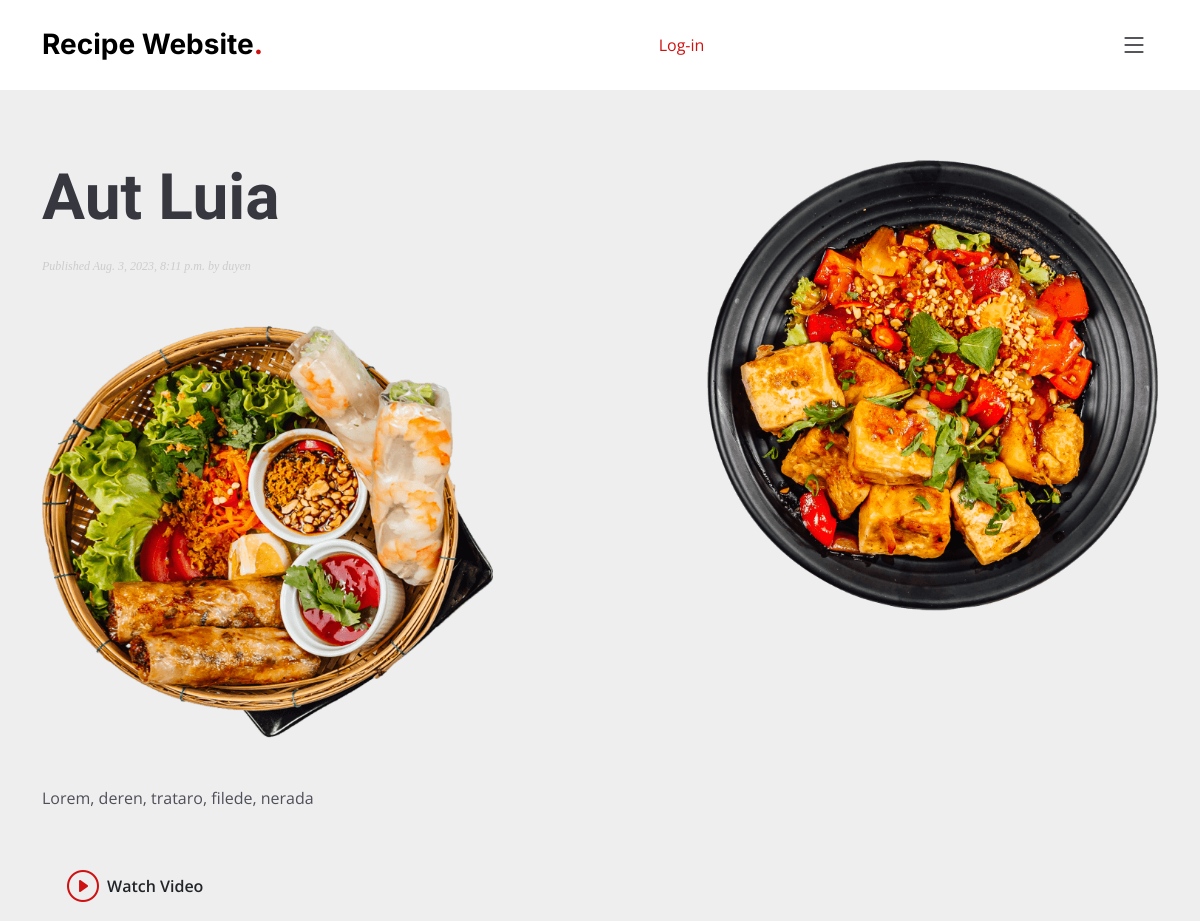
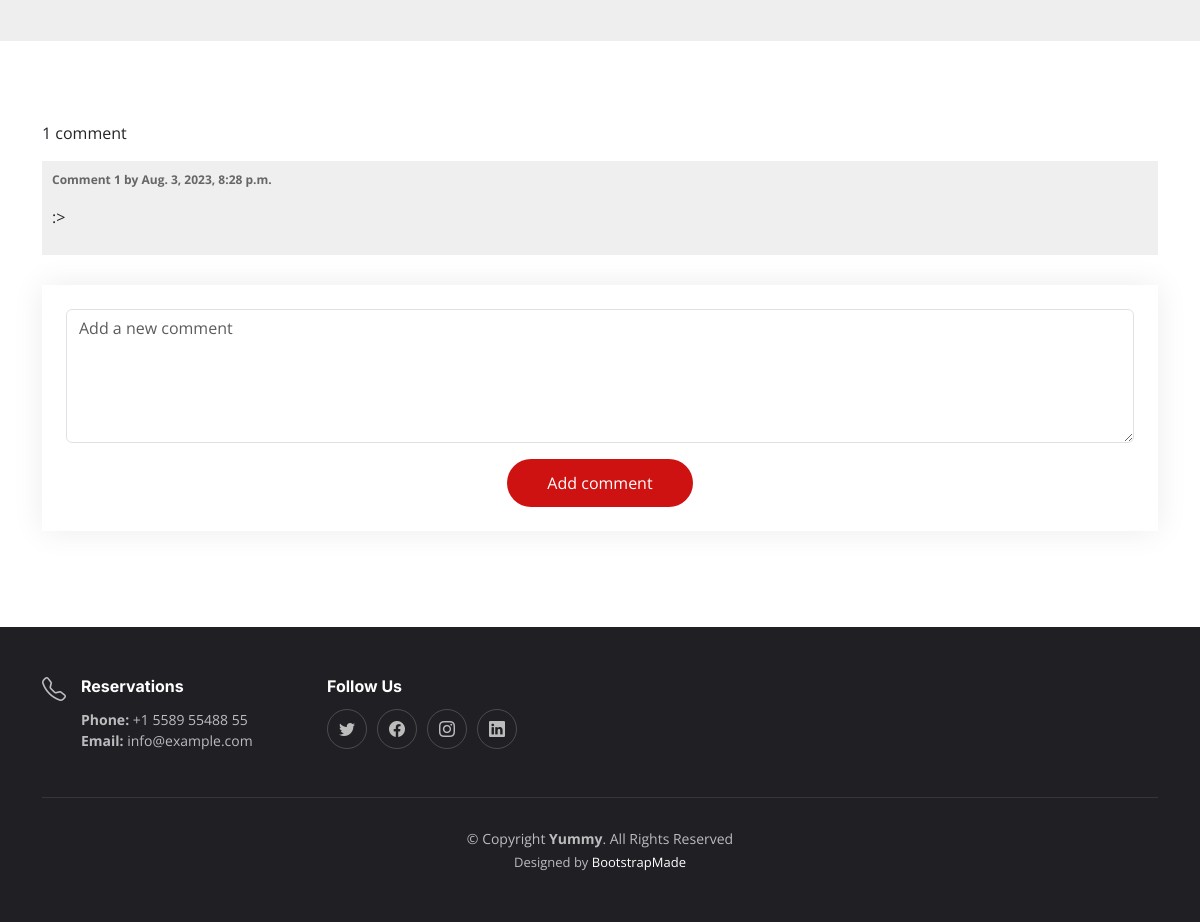
The app's page /menu/2023/8/3/aut-luia/ with its own data (2 pictures, top to bottom).
### recipe/models.py (models this page shows, shortened)
class Post(models.Model):
    STATUS_CHOICES = ( ('draft', 'Draft'), ('published', 'Published'), )
    title = models.CharField(max_length=250)
    slug = models.SlugField(max_length=250, unique_for_date='publish')
    author = models.ForeignKey(User, on_delete=models.CASCADE, related_name='recipe_posts')
    body = models.TextField()
    image = models.ImageField(upload_to='posts/image/%Y/%m/%d/')
    video = models.FileField(upload_to='posts/video/%Y/%m/%d/')
    url = models.URLField()
    publish = models.DateTimeField(default=timezone.now)
    created = models.DateTimeField(auto_now_add=True)
    updated = models.DateTimeField(auto_now=True)
    status = models.CharField(max_length=10, choices=STATUS_CHOICES, default='draft')
    objects = models.Manager() # The default manager.
    published = PublishedManager() # Our custom manager.
    class Meta:
        ordering = ('-publish',)
    def get_absolute_url(self):
        return reverse('recipe:post_detail', args=[self.publish.year, self.publish.month, self.publish.day, self.slug])

class Comment(models.Model):
    post = models.ForeignKey(Post, on_delete=models.CASCADE, related_name='comments')
    name = models.CharField(max_length=80)
    email = models.EmailField()
    body = models.TextField()
    created = models.DateTimeField(auto_now_add=True)
    updated = models.DateTimeField(auto_now=True)
    active = models.BooleanField(default=True)
    class Meta:
        ordering = ('created',)

### recipe/views.py (the view)
# urls.py: path('<int:year>/<int:month>/<int:day>/<slug:post>/', views.post_detail, name='post_detail'),
def post_detail(request, year, month, day, post):
    post = get_object_or_404(Post, slug=post,
                             status='published',
                             publish__year=year,
                             publish__month=month,
                             publish__day=day)
    comments = post.comments.filter(active=True)
    new_comment = None
    if request.method == 'POST':
        comment_form = CommentForm(data=request.POST)
        if comment_form.is_valid():
            new_comment = comment_form.save(commit=False)
            new_comment.post = post
            new_comment.save()
    else:
        comment_form = CommentForm()
    return render(request, 'recipe/post/detail.html', {'post': post,
                                                       'comments': comments,
                                                       'new_comment': new_comment,
                                                       'comment_form': comment_form})

### recipe/forms.py
class CommentForm(forms.ModelForm):
    class Meta:
        model = Comment
        fields = ('body', )

### recipe/templates/recipe/post/detail.html (shortened to what this page needs)
{% extends "base.html" %}
{% block content %}
    <section id="menu" class="hero d-flex align-items-center section-bg">
        <div class="container">
            <div class="row justify-content-between gy-5">
                <div class="col-lg-5 order-2 order-lg-1 d-flex flex-column justify-content-center align-items-center align-items-lg-start text-center text-lg-start">
                    <h2 data-aos="fade-up">{{ post.title }}<br></h2>
                    <p class="date"> Published {{ post.publish }} by {{ post.author }} </p>
                    <a href="{{ post.get_absolute_url }}"><img src="{{ post.image.url }}" class="menu-img img-fluid" alt=""></a>
                    <p data-aos="fade-up" data-aos-delay="100">{{ post.body|linebreaks }}</p>
                    <div class="d-flex" data-aos="fade-up" data-aos-delay="200">
                        <a href="{{ post.video.url }}" class="glightbox btn-watch-video d-flex align-items-center"><i class="bi bi-play-circle"></i><span>Watch Video</span></a>
                    </div>
                </div>
                <div class="col-lg-5 order-1 order-lg-2 text-center text-lg-start">
                    <img src="assets/img/hero-img.png" class="img-fluid" alt="" data-aos="zoom-out" data-aos-delay="300">
                </div>
            </div>
        </div>
    </section>
    <div class="contact">
        <div class="container">
                {% with comments.count as total_comments %}
                    <p>{{ total_comments }} comment{{ total_comments|pluralize }}</p>
                {% endwith %}
                {% for comment in comments %}
                    <div class="comment">
                        <p class="info"> Comment {{ forloop.counter }} by {{ request.user.first_name }} {{ comment.created }} </p>
                        {{ comment.body|linebreaks }}
                    </div>
                    {% empty %}
                    <p>There are no comments yet.</p>
                {% endfor %}
                <form method="post"  class="comment-form p-3 p-md-4">
                    <div class="form-group">
                        <textarea class="form-control" name="body" cols="40" rows="5" required="" id="id_body" placeholder="Add a new comment"></textarea>
                    </div>
                    <div class="text-center"><button type="submit">Add comment</button></div>
                </form>
        </div>
    </div>
{% endblock %}

### account/static/assets/css/main.css (style rules this page uses)
:root { --font-default: "Open Sans", system-ui, -apple-system, "Segoe UI", Roboto, "Helvetica Neue", Arial, "Noto Sans", "Liberation Sans", sans-serif, "Apple Color Emoji", "Segoe UI Emoji", "Segoe UI Symbol", "Noto Color Emoji"; --font-primary: "Amatic SC", sans-serif; --font-secondary: "Inter", sans-serif; }
:root { --color-default: #212529; --color-primary: #ce1212; --color-secondary: #37373f; }
:root { scroll-behavior: smooth; }
body { font-family: var(--font-default); color: var(--color-default); }
a { color: var(--color-primary); text-decoration: none; }
h1, h2, h3, h4, h5, h6 { font-family: var(--font-secondary); }
section { overflow: hidden; padding: 80px 0; }
.section-bg { background-color: #eee; }
section { scroll-margin-top: 90px; }
.contact { padding: 80px 0; }
.hero { width: 100%; background-size: cover; position: relative; min-height: 60vh; padding: 160px 0 60px 0; }
.hero h2 { font-size: 64px; font-weight: 700; margin-bottom: 20px; color: var(--color-secondary); font-family: var(--font-primary); }
.hero p { color: #4f4f5a; font-weight: 400; margin-bottom: 30px; }
.hero .btn-watch-video { font-size: 16px; transition: 0.5s; margin-left: 25px; color: var(--font-secondary); font-weight: 600; }
.hero .btn-watch-video i { color: var(--color-primary); font-size: 32px; transition: 0.3s; line-height: 0; margin-right: 8px; }

### account/static/assets/css/recipe.css (style rules this page uses)
p.date { color:#ccc; font-family: georgia, serif; font-size: 12px; font-style: italic; }
.comment { padding:10px; }
.comment:nth-child(even) { background:#efefef; }
.comment .info { font-weight:bold; font-size:12px; color:#666; }
.comment-form { width: 100%; margin-top: 30px; background: #fff; box-shadow: 0 0 30px rgba(0, 0, 0, 0.08); }
.contact .comment-form button[type=submit] { background: var(--color-primary); border: 0; padding: 12px 40px; color: #fff; transition: 0.4s; border-radius: 50px; margin-top: 1rem!important; }

### records on screen
Post: title "Aut Luia", publish "Aug. 3, 2023, 8:11 p.m.", author "duyen", image (picture), body "Lorem, deren, trataro, filede, nerada"
Comment: created "Aug. 3, 2023, 8:28 p.m.", body ":>"

### other values on screen
{{ total_comments }} "1"
